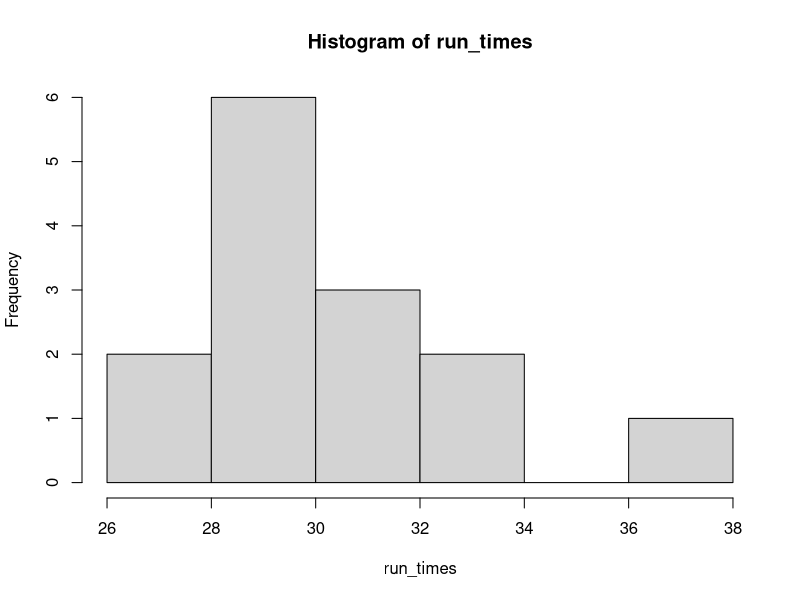
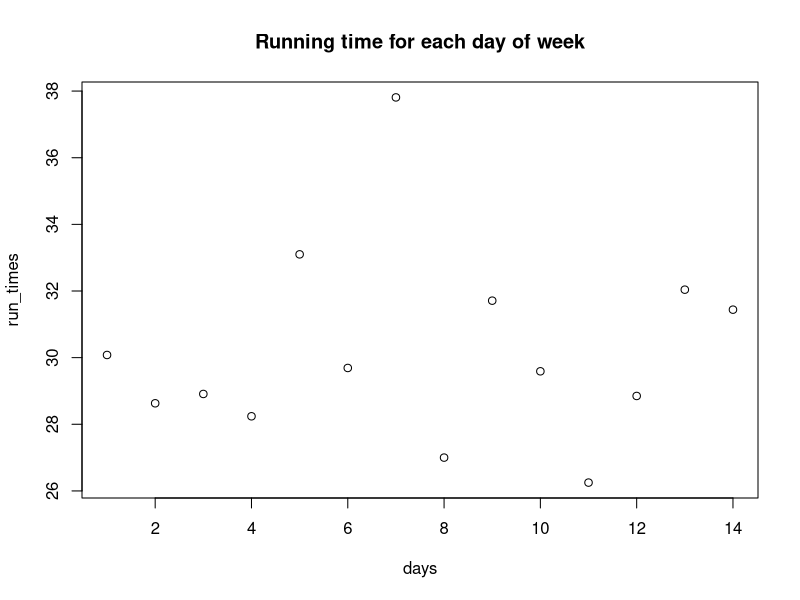
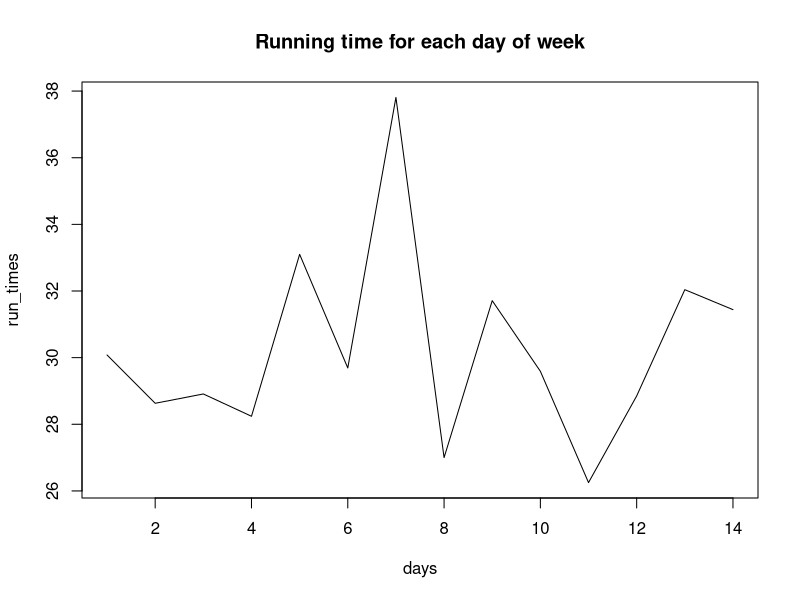
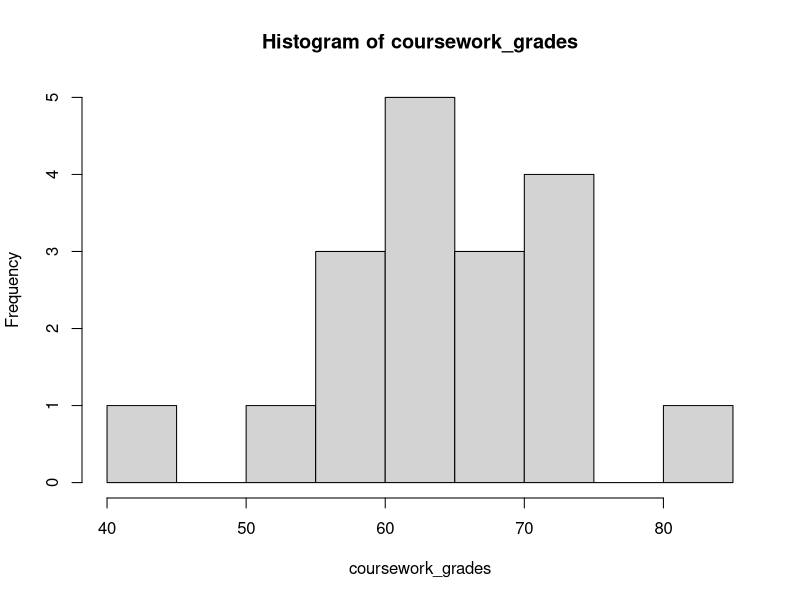
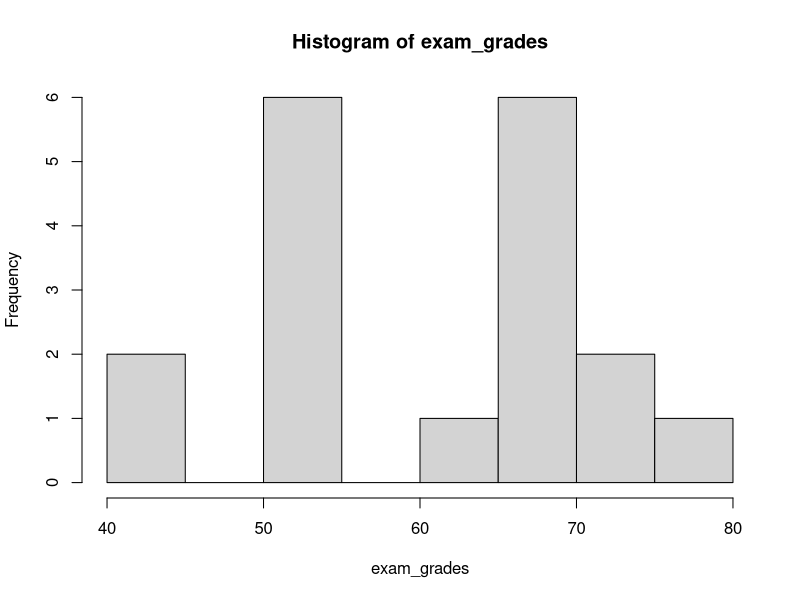
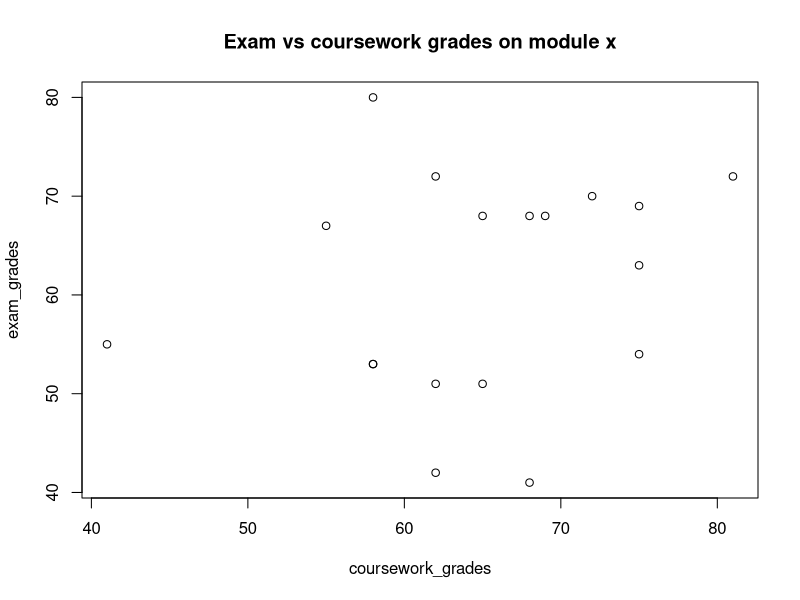
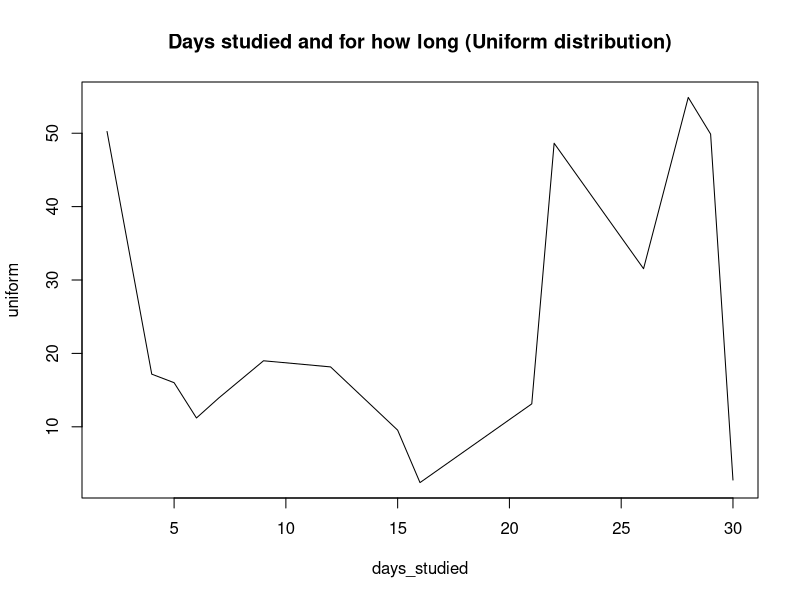
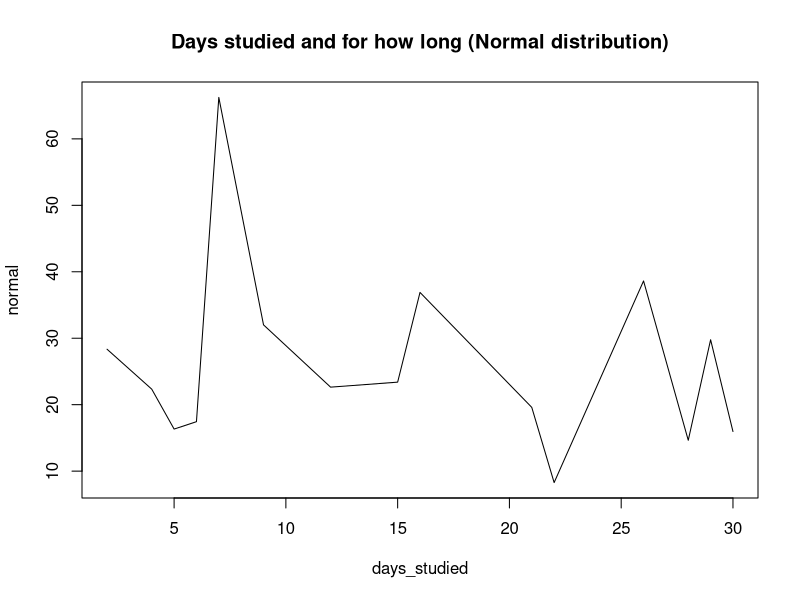

Generate these figures, in order, with R:
## ---- chunk 1
vect1 <- c(1,6,19,4,9)
vect1
## ---- chunk 2
x <- 30
vect2 <- c(vect1, 22, 7, x)
vect2
## ---- chunk 3
vect3 <- 5:10
vect3
## ---- chunk 4
vect3/5
## ---- chunk 5
# your code here
x <- 8:14
x <- x + 5
x
y <- c(34, 55, 13, 71, 98, 43, 25)
y <- y - 12
y
x * y
## ---- chunk 6
# running times (mins)
run_times <- c(31, 50, 15, 19, 23, 34, 9)
# mean running time
aveRun <- mean(run_times)
aveRun
# tidy up result
aveRun <- round(aveRun, digits = 2)
aveRun
## ---- chunk 7
# your code here
# steps
steps <- seq(1000, 12000, by = 500)
# total steps
sum(steps)
# median steps
median(steps)
## ---- chunk 8
run_times <- c(30.08, 28.63, 28.91, 28.24, 33.10, 29.69, 37.81,
               27.00, 31.71, 29.59, 26.25, 28.85, 32.04, 31.44)
hist(run_times)
## ---- chunk 9
days <- 1:14

plot(x = days, y = run_times,
     main = "Running time for each day of week")
## ---- chunk 10
plot(x = days, y = run_times,
     main = "Running time for each day of week",
     type = "l")
## ---- chunk 11
coursework_grades <- c(58, 68, 75, 75, 62, 62, 68, 55, 58, 62, 75, 58, 72, 65, 65, 41, 81, 69)
exam_grades <- c(80, 68, 63, 54, 42, 51, 41, 67, 53, 72, 69, 53, 70, 68, 51, 55, 72, 68)

# your code here
hist(coursework_grades)
hist(exam_grades)
plot(x = coursework_grades, y = exam_grades, 
     main = "Exam vs coursework grades on module x")
## ---- chunk 12
someNumbers <- c(4, 26, 11, 15, 18, 9, 3, 1)
# indexing the 6th element
someNumbers[6]
## ---- chunk 13
someNumbers[1:4]
## ---- chunk 14
someNumbers[-5:-7]
## ---- chunk 15
someNumbers[c(1,5,8)]
## ---- chunk 16
# vector with n coffee per day for two weeks
coffee <- c(3, 5, 4, 2, 3, 1, 1, 6, 2, 3, 2, 4, 2, 1)

# weeks
week_one <- coffee[1:7]
week_two <- coffee[8:15]

# your code here
# mean coffee per week
mean(week_one)
mean(week_two)

# fixing week two
length(week_one)
length(coffee)/2

# option 1
mean(week_two, na.rm = TRUE)

# option 2
mean(week_two[-8])

# option 3
weekTwo <- week_two[-8]
mean(week_two)
## ---- chunk 17
someNumbers <- c(4, 26, 11, 15, 18, 9, 3, 1)
someNumbers
# Change one item
someNumbers[8] <- 50
someNumbers
# Change multiple
someNumbers[1:3] <- c(19, 20, 21)
someNumbers
## ---- chunk 18
family_names <- c("Andrew", "Sam (Mum)", "Jules (Dad)", "Ash", "Robin")
family_heights <- c(1.95, 5.09, 1.65, 1.91, 186)
family_weights <- c(94, 9.135, 9.6075, 89, 81)

# your code here
# number index method
family_heights[2] <- family_heights[2] * 0.3048
family_heights[5] <- family_heights[5] / 100
family_weights[2:3] <- family_weights[2:3] * 6.35029318

# conditional index method 1 using numeric conditions
family_heights <- c(1.95, 5.09, 1.65, 1.91, 186)
family_weights <- c(94, 9.135, 9.6075, 89, 81)

family_heights[family_heights > 7] <- family_heights[family_heights > 7] / 100
family_heights[family_heights > 3 & family_heights < 7] <- family_heights[family_heights > 3 & family_heights < 7] * 0.3048
family_weights[family_weights < 40] <- family_weights[family_weights < 40] * 6.35029318

# conditional index method 2 using names
family_heights <- c(1.95, 5.09, 1.65, 1.91, 186)
family_weights <- c(94, 9.135, 9.6075, 89, 81)
names(family_heights) <- family_names # add names to the vector
names(family_weights) <- family_names 

family_heights[names(family_heights) == "Sam (Mum)"] <- family_heights[names(family_heights) == "Sam (Mum)"] * 0.3048
family_heights[names(family_heights) == "Robin"] <- family_heights[names(family_heights) == "Robin"] / 100
family_weights[names(family_weights) == "Sam (Mum)" | names(family_weights) == "Jules (Dad)"] <- 
  family_weights[names(family_weights) == "Sam (Mum)" | names(family_weights) == "Jules (Dad)"] * 6.35029318

# calculate bmi and the average bmi
family_bmi <- family_weights/(family_heights^2)
avg_bmi <- mean(family_bmi)

# add family names to family_bmi vector
names(family_bmi) <- family_names

# print outputs
family_bmi
avg_bmi
## ---- chunk 19
sample(x = 1:100, size = 5)
## ---- chunk 20
runif(n = 5, min = 0, max = 1)
## ---- chunk 21
rnorm(n = 5, mean = 0, sd = 1)
## ---- chunk 22
set.seed(1234)
sample(x = 1:100, size = 5)
## ---- chunk 23
# set seed for reproduction
set.seed(1234)

# sample and sort
days_studied <- sort( sample(1:30, 15) )

# generate distributions
uniform <- runif(15, min = 0, max = 60)
normal <- rnorm(15, mean = 30, sd = 15)

# make plots
plot(days_studied, uniform,
     type = "l",
     main = "Days studied and for how long (Uniform distribution)")

plot(days_studied, normal,
     type = "l",
     main = "Days studied and for how long (Normal distribution)")

## ---- chunk 24
commute <- c(41, 33, 44, 52, 36, 39)
# enter your code here
# replicate
commute_est <- rep(commute, 4)
# average commute
aveCommute <- mean(commute_est)
aveCommute <- round(aveCommute, digits = 2)
aveCommute
# sorting
commute_sort <- sort(commute_est)
commute_sort
commute_sort[1:4] <- 37
# running ave again
aveCommute <- mean(commute_sort)
aveCommute
# testing functions
unique(commute_est)
sort(commute_est, decreasing = TRUE)
## ---- chunk 25
# add in appearance, goal and season data
appearances <- c(9,25,36,40,51,53,55,60,50,46,57,49,52,54,50,44)
goals <- c(1,8,17,16,38,47,53,73,60,41,58,41,54,45,51,31)
season <- c(2004,2005,2006,2007,2008,2009,2010,2011,2012,
            2013,2014,2015,2016,2017,2018,2019)

# work out appearance to goal ratio per season and total career ratio
goalRatio <- round(appearances/goals, digits = 2)
careerGoalRatio <- round(sum(appearances)/sum(goals), digits = 2)

# goal ratio per age band (teenager, 20's, 30's)
teenageGoalRatio <- goalRatio[1:3]
twentiesGoalRatio <- goalRatio[4:13]
thirtiesGoalRatio <- goalRatio[14:16]

# combine age band ratios to a vector
ageGoalRatio <- c(round(mean(teenageGoalRatio), digits = 2), 
              round(mean(twentiesGoalRatio), digits = 2),
              round(mean(thirtiesGoalRatio), digits = 2))

# which season had the worst goal ratio
season[which.max(goalRatio)]

# which season had the best goal ratio
season[which.min(goalRatio)]

# summary results
summary(goalRatio)
summary(ageGoalRatio)

# how many years playing to reach best goal ratio
season[which.min(goalRatio)] - season[1]

# print career ratio
careerGoalRatio
